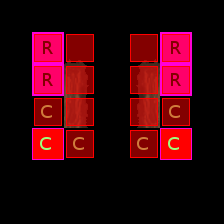

This game map was drawn from its Tiled (.tmx) file and the tilesets committed beside it. A one-line description and the trimmed map source follow:
An orthogonal 7x7 tile map with 32x32 px tiles, 5 tile layers (ruleRegions, ruleSet, rule_Ground, rule_Over, ...), 4 tilesets.

<map version="1.0" orientation="orthogonal" width="7" height="7" tilewidth="32" tileheight="32">
 <tileset firstgid="1" name="collision" tilewidth="32" tileheight="32">
  <image source="../../graphics/tiles/collision.png" width="64" height="32" />
 </tileset>
 <tileset firstgid="3" name="set" tilewidth="32" tileheight="32">
  <image source="../../graphics/tiles/set_cave.png" width="64" height="64" />
 </tileset>
 <tileset firstgid="7" name="set_rules" tilewidth="32" tileheight="32">
  <image source="../../graphics/tiles/set_rules.png" width="32" height="32" />
 </tileset>
 <tileset firstgid="8" name="cave" tilewidth="32" tileheight="32">
  <image source="../../graphics/tiles/cave.png" width="512" height="256" />
 </tileset>
 <layer name="ruleRegions" width="7" height="7">
  <data>[49 cells, 16 non-empty, 1 distinct tile ids]</data>
 </layer>
 <layer name="ruleSet" width="7" height="7">
  <data>[49 cells, 8 non-empty, 2 distinct tile ids]</data>
 </layer>
 <layer name="rule_Ground" width="7" height="7">
  <data>[49 cells, 6 non-empty, 6 distinct tile ids]</data>
 </layer>
 <layer name="rule_Over" width="7" height="7">
  <data>[49 cells, 0 non-empty, 0 distinct tile ids]</data>
 </layer>
 <layer name="rule_collision" width="7" height="7">
  <data>[49 cells, 14 non-empty, 1 distinct tile ids]</data>
 </layer>
</map>
